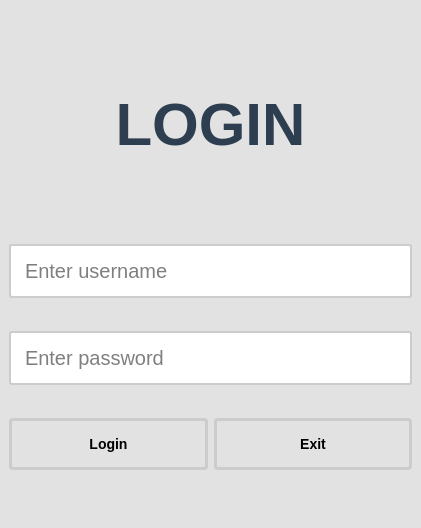
<?xml version="1.0" encoding="UTF-8"?>
<ui version="4.0">
 <class>Login_Window</class>
 <widget class="QMainWindow" name="Login_Window">
  <property name="geometry">
   <rect>
    <x>0</x>
    <y>0</y>
    <width>421</width>
    <height>528</height>
   </rect>
  </property>
  <property name="minimumSize">
   <size>
    <width>421</width>
    <height>528</height>
   </size>
  </property>
  <property name="maximumSize">
   <size>
    <width>550</width>
    <height>650</height>
   </size>
  </property>
  <property name="windowTitle">
   <string>Login</string>
  </property>
  <property name="windowOpacity">
   <double>5.000000000000000</double>
  </property>
  <property name="styleSheet">
   <string notr="true">QMainWindow{
		background-color:rgb(226,226,226);
}

QLabel#label_login{
		font-size:60px;
		font-weight:bold;
		color:#2c3e50;
		margin-top:20px;
		margin-bottom:20px;
}
QLineEdit{
	padding:12px;
	font-size:20px;
	border:2px solid #ccc;
	border-radius:3px;
	

}
QPushButton{
 padding:15px;
font-size:14px;
font-weight:bold;
border:3px solid #ccc;
border-radius:4px;

}
QPushButton#btn_Login:hover{
background-color:#44b422;
}
QPushButton#btn_Exit:hover{
background-color:#df0d4c;
}
	</string>
  </property>
  <widget class="QWidget" name="centralwidget">
   <layout class="QVBoxLayout" name="verticalLayout">
    <item>
     <widget class="QLabel" name="label_login">
      <property name="sizePolicy">
       <sizepolicy hsizetype="Minimum" vsizetype="Minimum">
        <horstretch>0</horstretch>
        <verstretch>0</verstretch>
       </sizepolicy>
      </property>
      <property name="minimumSize">
       <size>
        <width>0</width>
        <height>0</height>
       </size>
      </property>
      <property name="maximumSize">
       <size>
        <width>600</width>
        <height>175</height>
       </size>
      </property>
      <property name="font">
       <font>
        <pointsize>-1</pointsize>
        <weight>75</weight>
        <bold>true</bold>
       </font>
      </property>
      <property name="text">
       <string>LOGIN</string>
      </property>
      <property name="alignment">
       <set>Qt::AlignCenter</set>
      </property>
     </widget>
    </item>
    <item>
     <widget class="QLineEdit" name="lineEdit_username">
      <property name="placeholderText">
       <string>Enter username</string>
      </property>
     </widget>
    </item>
    <item>
     <widget class="QLineEdit" name="lineEdit_password">
      <property name="focusPolicy">
       <enum>Qt::WheelFocus</enum>
      </property>
      <property name="inputMethodHints">
       <set>Qt::ImhHiddenText|Qt::ImhNoAutoUppercase|Qt::ImhNoPredictiveText|Qt::ImhSensitiveData</set>
      </property>
      <property name="echoMode">
       <enum>QLineEdit::Password</enum>
      </property>
      <property name="placeholderText">
       <string>Enter password</string>
      </property>
      <property name="cursorMoveStyle">
       <enum>Qt::LogicalMoveStyle</enum>
      </property>
     </widget>
    </item>
    <item>
     <layout class="QHBoxLayout" name="horizontalLayout">
      <item>
       <widget class="QPushButton" name="btn_Login">
        <property name="text">
         <string>Login</string>
        </property>
       </widget>
      </item>
      <item>
       <widget class="QPushButton" name="btn_Exit">
        <property name="text">
         <string>Exit</string>
        </property>
       </widget>
      </item>
     </layout>
    </item>
    <item>
     <spacer name="verticalSpacer">
      <property name="orientation">
       <enum>Qt::Vertical</enum>
      </property>
      <property name="sizeType">
       <enum>QSizePolicy::Minimum</enum>
      </property>
      <property name="sizeHint" stdset="0">
       <size>
        <width>20</width>
        <height>20</height>
       </size>
      </property>
     </spacer>
    </item>
   </layout>
  </widget>
 </widget>
 <resources/>
 <connections/>
</ui>
